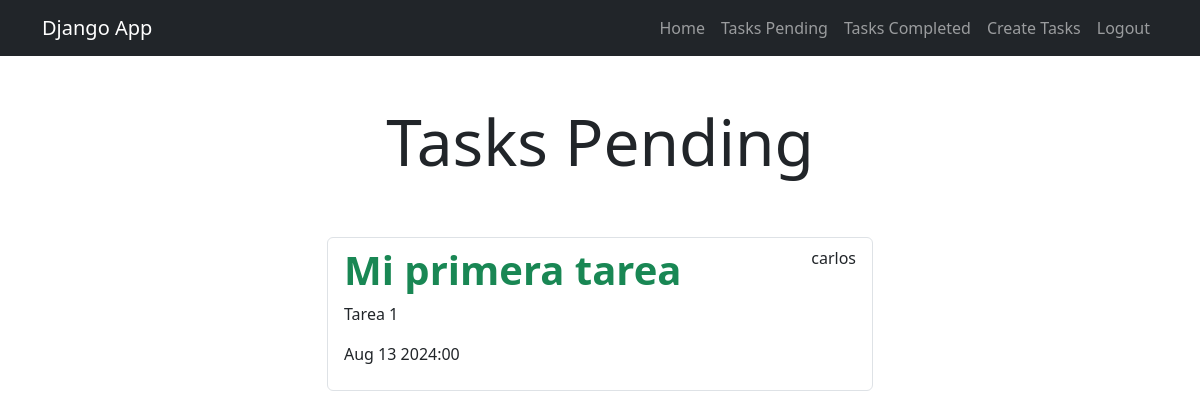
Page /tasks_completed/ (signed in) on the earlier database version.
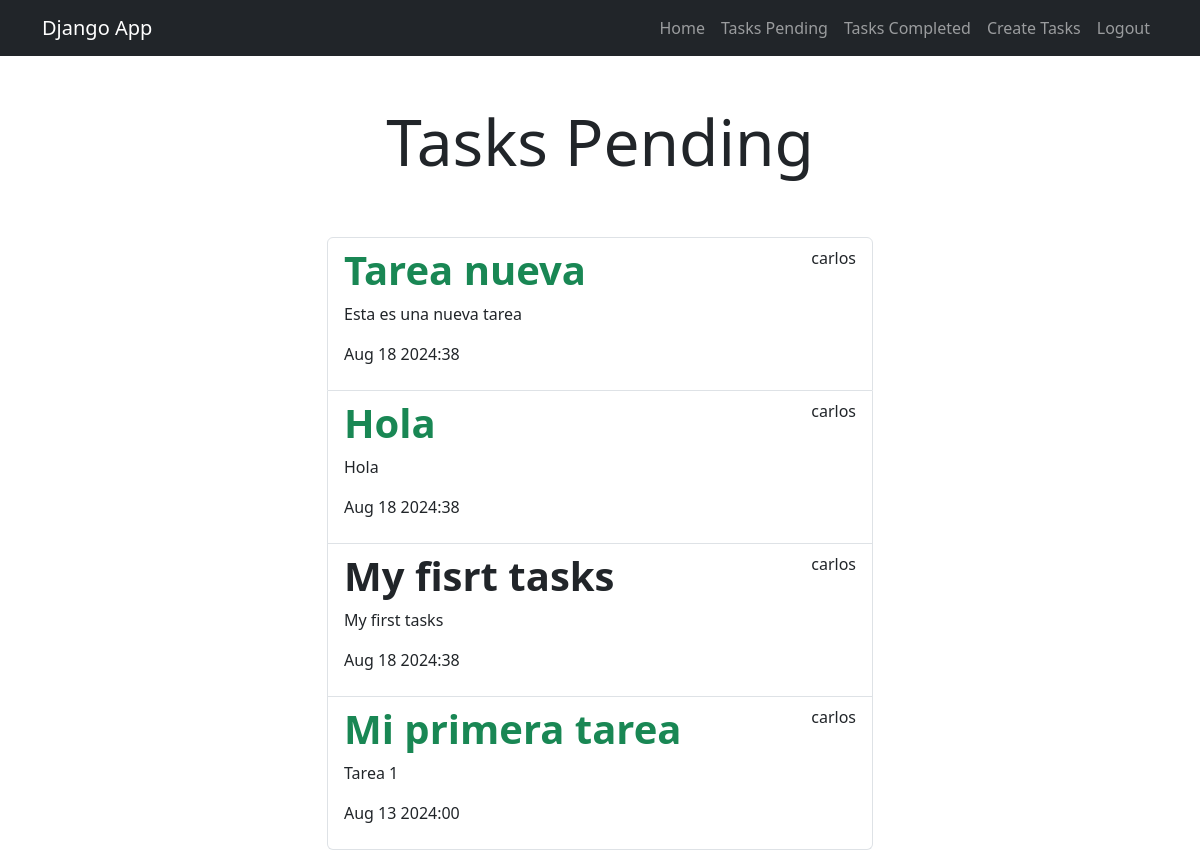
Same page on the later database version.
### tasks/models.py (models this page shows, shortened)
class Task(models.Model):
    title = models.CharField(max_length=100)
    description = models.TextField(blank=True)
    created = models.DateTimeField(auto_now_add=True)
    datecompleted = models.DateTimeField(null=True, blank=True)
    important = models.BooleanField(default=False)
    user = models.ForeignKey(User, on_delete=models.CASCADE)

### tasks/views.py (the view)
# urls.py: path('tasks_completed/', views.tasks_completed, name='tasks_completed'),
@login_required
def tasks_completed(request):
    tasks = Task.objects.filter(user=request.user, datecompleted__isnull=False).order_by('-datecompleted')
    return render(request, 'tasks.html', {'tasks': tasks})

### tasks/templates/tasks.html
{% extends 'base.html' %}
{% block content %}
<main class="container">
    <div class="row">
        <div class="col-md-6 offset-md-3">
            <h1 class="text-center display-3 py-5">Tasks Pending</h1>
            <ul class="list-group">
                {% for task in tasks %}
                <a class="list-group-item" href="{% url 'task_detail' task.id %}">
                    <header class="d-flex justify-content-between">
                        {% if task.important %}
                        <h1 class="fw-bold text-success">{{task.title}}</h1>
                        {% else %}
                        <h1 class="fw-bold">{{task.title}}</h1>
                        {% endif %}
                        <p>{{task.user.username}}</p>
                    </header>
                    <p>{{task.description}}</p>
                    <p>{{task.datecompleted|date:'M j Y:i'}}</p>
                </a>
                {% endfor %}
            </ul>
        </div>
    </div>
</main>
{% endblock %}

Differences in the rows shown:
now on this page (row edited): Task: title "Tarea nueva", user.username "carlos", description "Esta es una nueva tarea", datecompleted "Aug 18 2024:38"
now on this page (row edited): Task: title "Hola", user.username "carlos", description "Hola", datecompleted "Aug 18 2024:38"
now on this page (row edited): Task: title "My fisrt tasks", user.username "carlos", description "My first tasks", datecompleted "Aug 18 2024:38"
